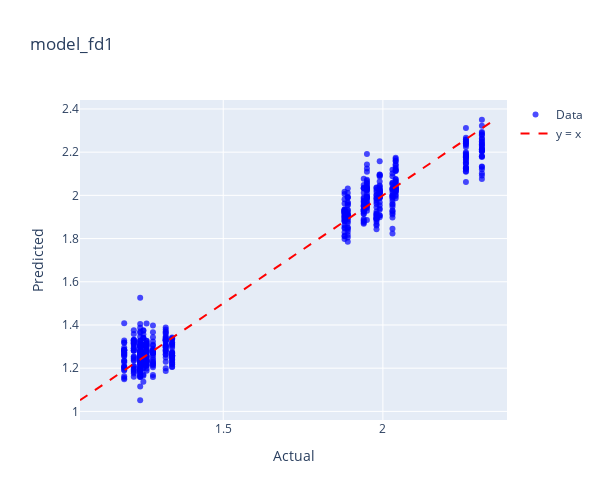
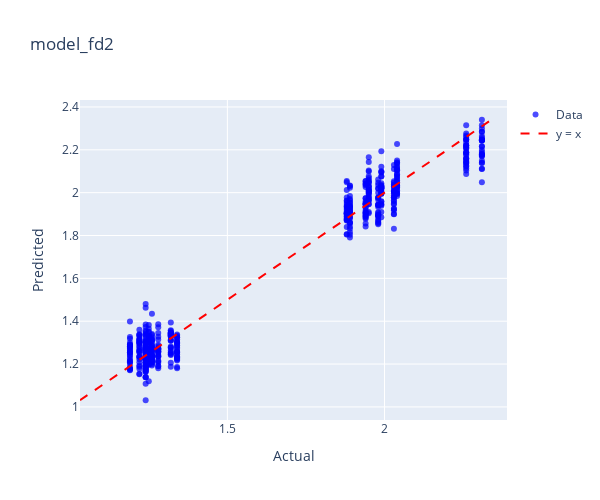
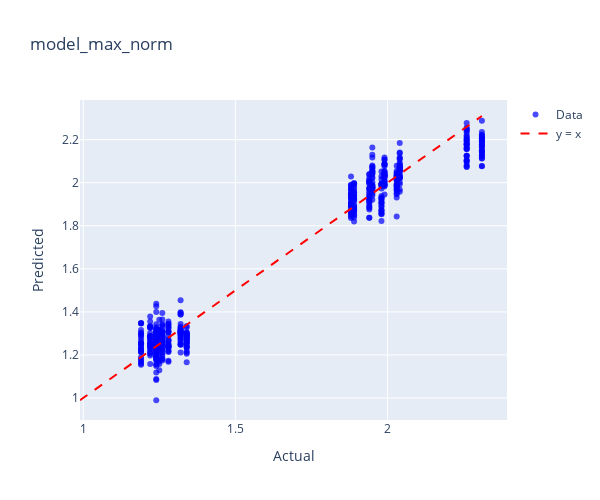
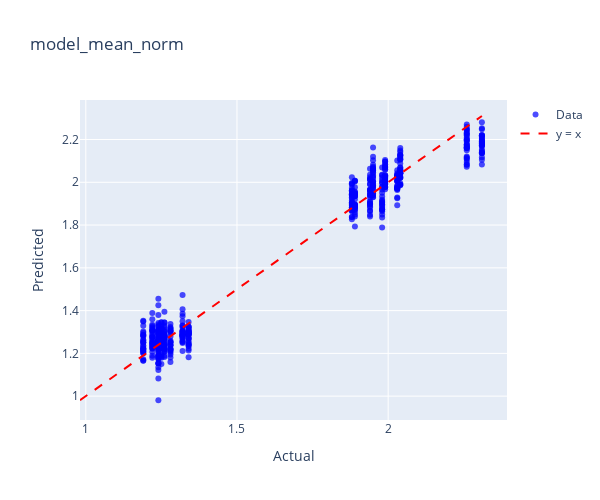

These figures' notebook cell, in order:
### Code cell
model_dict = {
    'model_fd1': (model_fd1, protein_fd1),
    'model_fd2': (model_fd2, protein_fd2),
    'model_max_norm': (model_max_norm, protein_max_norm),
    'model_mean_norm': (model_mean_norm, protein_mean_norm),
    'model_msc': (model_msc, protein_msc),
    'model_ori': (model_ori, protein_ori),
    'model_range_norm': (model_range_norm, protein_range_norm),
    'model_sg1': (model_sg1, protein_sg1),
    'model_sg2': (model_sg2, protein_sg2),
    'model_snv': (model_snv, protein_snv),
}

for name, (model, data) in model_dict.items():
    print(f"Plotting for {name}")
    plot_actual_vs_predicted_plotly(model, data, 'PROTEIN',name)

### Figure 1 — Plotly figure (JSON) as saved in the notebook; plotly's stock layout.template omitted (floating-point values rounded to 4 significant figures; data arrays with more than 128 entries replaced by an {"elided": "..."} marker saying what was removed)
{"data": [{"hovertemplate": "Index: %{text}<br>Actual: %{x}<br>Predicted: %{y}<extra></extra>", "marker": {"color": "blue", "opacity": 0.7, "size": 6}, "mode": "markers", "name": "Data", "text": {"elided": "578 str values"}, "type": "scatter", "x": {"elided": "578 float values"}, "y": {"elided": "578 float values"}}, {"line": {"color": "red", "dash": "dash"}, "mode": "lines", "name": "y = x", "type": "scatter", "x": [1.052, 2.35], "y": [1.052, 2.35]}], "layout": {"height": 500, "title": {"text": "model_fd1"}, "width": 600, "xaxis": {"title": {"text": "Actual"}}, "yaxis": {"title": {"text": "Predicted"}}}}

### Figure 2 — Plotly figure (JSON) as saved in the notebook; plotly's stock layout.template omitted (floating-point values rounded to 4 significant figures; data arrays with more than 128 entries replaced by an {"elided": "..."} marker saying what was removed)
{"data": [{"hovertemplate": "Index: %{text}<br>Actual: %{x}<br>Predicted: %{y}<extra></extra>", "marker": {"color": "blue", "opacity": 0.7, "size": 6}, "mode": "markers", "name": "Data", "text": {"elided": "578 str values"}, "type": "scatter", "x": {"elided": "578 float values"}, "y": {"elided": "578 float values"}}, {"line": {"color": "red", "dash": "dash"}, "mode": "lines", "name": "y = x", "type": "scatter", "x": [1.031, 2.34], "y": [1.031, 2.34]}], "layout": {"height": 500, "title": {"text": "model_fd2"}, "width": 600, "xaxis": {"title": {"text": "Actual"}}, "yaxis": {"title": {"text": "Predicted"}}}}

### Figure 3 — Plotly figure (JSON) as saved in the notebook; plotly's stock layout.template omitted (floating-point values rounded to 4 significant figures; data arrays with more than 128 entries replaced by an {"elided": "..."} marker saying what was removed)
{"data": [{"hovertemplate": "Index: %{text}<br>Actual: %{x}<br>Predicted: %{y}<extra></extra>", "marker": {"color": "blue", "opacity": 0.7, "size": 6}, "mode": "markers", "name": "Data", "text": {"elided": "578 str values"}, "type": "scatter", "x": {"elided": "578 float values"}, "y": {"elided": "578 float values"}}, {"line": {"color": "red", "dash": "dash"}, "mode": "lines", "name": "y = x", "type": "scatter", "x": [0.9894, 2.31], "y": [0.9894, 2.31]}], "layout": {"height": 500, "title": {"text": "model_max_norm"}, "width": 600, "xaxis": {"title": {"text": "Actual"}}, "yaxis": {"title": {"text": "Predicted"}}}}

### Figure 4 — Plotly figure (JSON) as saved in the notebook; plotly's stock layout.template omitted (floating-point values rounded to 4 significant figures; data arrays with more than 128 entries replaced by an {"elided": "..."} marker saying what was removed)
{"data": [{"hovertemplate": "Index: %{text}<br>Actual: %{x}<br>Predicted: %{y}<extra></extra>", "marker": {"color": "blue", "opacity": 0.7, "size": 6}, "mode": "markers", "name": "Data", "text": {"elided": "578 str values"}, "type": "scatter", "x": {"elided": "578 float values"}, "y": {"elided": "578 float values"}}, {"line": {"color": "red", "dash": "dash"}, "mode": "lines", "name": "y = x", "type": "scatter", "x": [0.9808, 2.31], "y": [0.9808, 2.31]}], "layout": {"height": 500, "title": {"text": "model_mean_norm"}, "width": 600, "xaxis": {"title": {"text": "Actual"}}, "yaxis": {"title": {"text": "Predicted"}}}}
